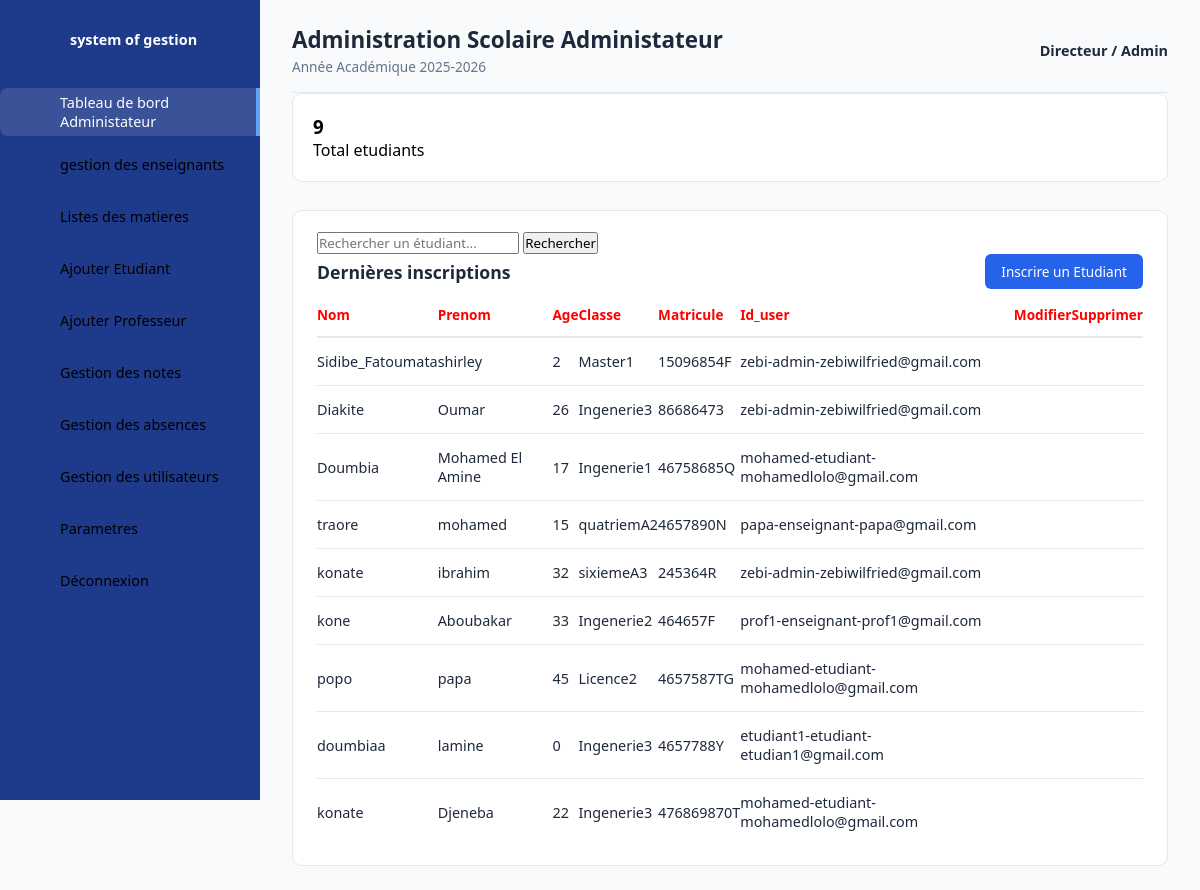
The app's page /dashboardadmin/ with its own data.
### new_project/models.py (models this page shows, shortened)
class Etudiant (models.Model):
    nom=models.CharField(max_length=100)
    prenom =models.CharField(max_length=100)
    age=models.IntegerField(default=0)
    classe = models.ForeignKey(Classes, on_delete=models.SET_NULL,null=True)
    matricule =models.CharField(max_length=50, unique=True)
    id_user = models.ForeignKey(Utilisateur,on_delete=models.CASCADE, related_name="etudiants", null=True, blank=True
)
    class Meta:
        verbose_name = "Etudiant"
        verbose_name_plural = "Etudiants"

class Classes (models.Model):
    nom=models.CharField(max_length=50)
    class Meta:
        verbose_name = "Classe"
        verbose_name_plural = "Classes"
    def __str__(self):
        return self.nom

### pages/models.py (models this page shows)
class Utilisateur(AbstractUser):
    ChoiceRole = (
        ('admin','administrateur'),
        ('enseignant','enseignant' ),
        ('etudiant','etudiant')
    )
    role = models.CharField(
        max_length= 25,
        choices=ChoiceRole,
        default='etudiant'
    )
    email = models.EmailField(unique=True)
    REQUIRED_FIELDS = ['email', 'first_name', 'last_name', 'role']
    def __str__(self):
        return f"{self.username}-{self.role}-{self.email} "

### pages/views.py (the view)
# urls.py: path("dashboardadmin/", dashboardadmin,name="dashboardadmin"),
def dashboardadmin(request):
    etudiants = Etudiant.objects.all()
    nombre_total_admin = Etudiant.objects.count()
    recherche = request.GET.get('recherche')
    if recherche:
        etudiants = etudiants.filter(nom__icontains=recherche)
    context = {
        'etudiants':etudiants,
        'nombre_total_admin':nombre_total_admin
    }
    return render(request,'pages/dashboardadmin.html', context)

### templates/pages/dashboardadmin.html (shortened to what this page needs)
{% load static %}
<!DOCTYPE html>
<html lang="fr">
<head>
    <link rel="stylesheet" href="{% static 'css/dashboardadmin.css' %}?v=2.0">
</head>
<body>
    <div class="container">
        <aside class="navigation">
            <ul>
                <li class="brand">
                    <a href="#">
                        <span class="titre">system of gestion</span>
                    </a>
                </li>
                <li class="active">
                    <a href="#">
                        <span class="titre">Tableau de bord Administateur</span>
                    </a>
                </li>
                <li>
                    <a href="{% url 'liste_professeur' %}">
                        <span class="titre"> gestion des enseignants</span>
                    </a>
                </li>
                <li>
                        <a href="{% url 'liste_professeur' %}">
                            <span class="titre">Listes des matieres</span>
                        </a>
                    </li>
                   <li>
                    <a href="{% url 'inscrire_etudiant' %}">
                          <span class="titre">Ajouter Etudiant</span>
                    </a>
                </li>
                 <li>
                    <a href="{% url 'ajouter_professeur' %}">
                          <span class="titre">Ajouter Professeur</span>
                    </a>
                </li>
                 <li>
                    <a href="{% url 'gestion_notes' %}">
                        <span class="titre">Gestion des notes</span>
                    </a>
                </li>
                 <li>
                    <a href="{% url 'absences' %}">
                        <span class="titre">Gestion des absences</span>
                    </a>
                </li>
                <li>
                <a href="{% url 'gestion_utilisateurs'%}">
                    <span class="titre">Gestion des utilisateurs</span>
                </a>
            </li>
                 <li>
                    <a href="{% url 'parametres' %}">
                        <span class="titre">Parametres</span>
                    </a>
                </li>
                <li class="logout">
                    <a href="{% url 'deconnexion' %}">
                        <span class="titre">Déconnexion</span>
                    </a>
                </li>
            </ul>
        </aside>
       <main class="main-content">
            <header class="topbar">
                <div>
                    <h2>Administration Scolaire Administateur</h2>
                    <p class="subtitle">Année Académique 2025-2026</p>
                </div>
                <div class="user-profile">
                    <span>Directeur / Admin</span>
                </div>
            </header>
                <div class="cards">
                    <div class="card">
                        <div>
                            <h3>{{ nombre_total_admin }}</h3>
                            <p>Total etudiants</p>
                        </div>
                    </div>
                </div>
            <section class="details">
                <div class="recent-orders">
                    <form method="GET" class="search-form">
                        <input type="text" name="recherche" placeholder="Rechercher un étudiant..."    value="{{ request.GET.recherche }}">
                         <button type="submit">Rechercher</button>
                    </form>
                    <div class="card-header">
                        <h3>Dernières inscriptions</h3>
                        <a href="{% url 'inscrire_etudiant' %}" class="btn">Inscrire un Etudiant</a>
                    </div>
                    <table>
                        <thead>
                            <tr>
                                <td class="lock">Nom</td>
                                <td class="lock">Prenom </td>
                                <td class="lock">Age</td>
                                <td class="lock">Classe</td>
                                <td class="lock">Matricule </td>
                                <td class="lock">Id_user </td>
                                <td class="lock">Modifier </td>
                                <td class="lock">Supprimer </td>
                            </tr>
                        </thead>
                        <tbody>
              {% for etudiant in etudiants %}
            <tr>
                <td>{{ etudiant.nom }}</td>
                <td>{{ etudiant.prenom }}</td>
                <td>{{ etudiant.age }}</td>
                <td>{{ etudiant.classe }}</td>
                <td>{{ etudiant.matricule }}</td>
                <td>{{ etudiant.id_user }}</td>
                <td>
                </td>
                <td>
                </td>
            </tr>
            {% empty %}
            <tr>
                <td colspan="8">Aucun étudiant trouvé.</td>
            </tr>
            {% endfor %}
                                    </tbody>
                    </table>
                </div>
            </section>
        </main>
    </div>
</body>
</html>

### static/css/dashboardadmin.css (style rules this page uses)
* { margin: 0; padding: 0; box-sizing: border-box; font-family: 'Segoe UI', system-ui, -apple-system, Roboto, sans-serif; }
:root { --primary-color: #1e3a8a; --accent-color: #2563eb; --white: #ffffff; --gray-bg: #f8fafc; --text-main: #1e293b; --text-muted: #64748b; --border-color: #e2e8f0; }
body { min-height: 100vh; background-color: var(--gray-bg); }
.container { display: flex; width: 100%; }
.navigation { width: 260px; height: 100vh; background-color: var(--primary-color); position: fixed; left: 0; top: 0; display: flex; flex-direction: column; }
.navigation ul { list-style: none; padding-top: 15px; width: 100%; }
.navigation ul li { position: relative; width: 100%; margin-bottom: 4px; }
.navigation ul li.brand { margin-bottom: 25px; padding-left: 10px; }
.navigation ul li.brand a { font-weight: 700; font-size: 1.1rem; color: var(--white); }
.navigation ul li a { display: flex; align-items: center; text-decoration: none; color: black; height: 48px; padding-left: 20px; transition: all 0.2s ease; border-top-left-radius: 8px; border-bottom-left-radius: 8px; }
.navigation ul li:hover a, .navigation ul li.active a { color: var(--white); background-color: rgba(255, 255, 255, 0.12); }
.navigation ul li.active a { border-right: 4px solid #60a5fa; }
.navigation ul li a .titre { font-size: 0.9rem; }
.navigation ul li.logout { margin-top: auto; margin-bottom: 20px; }
.main-content { margin-left: 260px; width: calc(100% - 260px); padding: 24px 32px; }
.topbar { display: flex; justify-content: space-between; align-items: center; padding-bottom: 16px; border-bottom: 1px solid var(--border-color); }
.topbar h2 { color: var(--text-main); font-size: 1.4rem; }
.topbar .subtitle { color: var(--text-muted); font-size: 0.85rem; margin-top: 2px; }
.user-profile { display: flex; align-items: center; gap: 8px; font-weight: 600; color: var(--primary-color); font-size: 1.3rem; }
.user-profile span { font-size: 0.9rem; color: var(--text-main); }
.card { background: var(--white); padding: 20px; border-radius: 10px; display: flex; justify-content: space-between; align-items: center; border: 1px solid var(--border-color); }
.details { margin-top: 28px; }
.recent-orders { background: var(--white); padding: 20px 24px; border-radius: 10px; border: 1px solid var(--border-color); }
.card-header { display: flex; justify-content: space-between; align-items: center; margin-bottom: 16px; }
.card-header h3 { color: var(--text-main); font-size: 1.1rem; }
.btn { padding: 8px 16px; background: var(--accent-color); color: var(--white); text-decoration: none; border-radius: 6px; font-size: 0.85rem; font-weight: 500; transition: background 0.2s; }
table { width: 100%; border-collapse: collapse; }
table thead td { font-weight: 600; color: black; padding-bottom: 12px; font-size: 0.85rem; border-bottom: 2px solid var(--border-color); }
.lock { color: red; }
table tbody tr { border-bottom: 1px solid var(--border-color); }
table tbody tr:last-child { border-bottom: none; }
table tbody td { padding: 14px 0; font-size: 0.9rem; color: var(--text-main); }

### records on screen
Etudiant: nom "Sidibe_Fatoumata", prenom "shirley", age "2", classe "Master1", matricule "15096854F", id_user "zebi-admin-zebiwilfried@gmail.com"
Etudiant: nom "Diakite", prenom "Oumar", age "26", classe "Ingenerie3", matricule "86686473", id_user "zebi-admin-zebiwilfried@gmail.com"
Etudiant: nom "Doumbia", prenom "Mohamed El Amine", age "17", classe "Ingenerie1", matricule "46758685Q", id_user "mohamed-etudiant-mohamedlolo@gmail.com"
Etudiant: nom "traore", prenom "mohamed", age "15", classe "quatriemA2", matricule "4657890N", id_user "papa-enseignant-papa@gmail.com"
Etudiant: nom "konate", prenom "ibrahim", age "32", classe "sixiemeA3", matricule "245364R", id_user "zebi-admin-zebiwilfried@gmail.com"
Etudiant: nom "kone", prenom "Aboubakar", age "33", classe "Ingenerie2", matricule "464657F", id_user "prof1-enseignant-prof1@gmail.com"
Etudiant: nom "popo", prenom "papa", age "45", classe "Licence2", matricule "4657587TG", id_user "mohamed-etudiant-mohamedlolo@gmail.com"
Etudiant: nom "doumbiaa", prenom "lamine", age "0", classe "Ingenerie3", matricule "4657788Y", id_user "etudiant1-etudiant-etudian1@gmail.com"
Etudiant: nom "konate", prenom "Djeneba", age "22", classe "Ingenerie3", matricule "476869870T", id_user "mohamed-etudiant-mohamedlolo@gmail.com"

### other values on screen
{{ nombre_total_admin }} "9"
